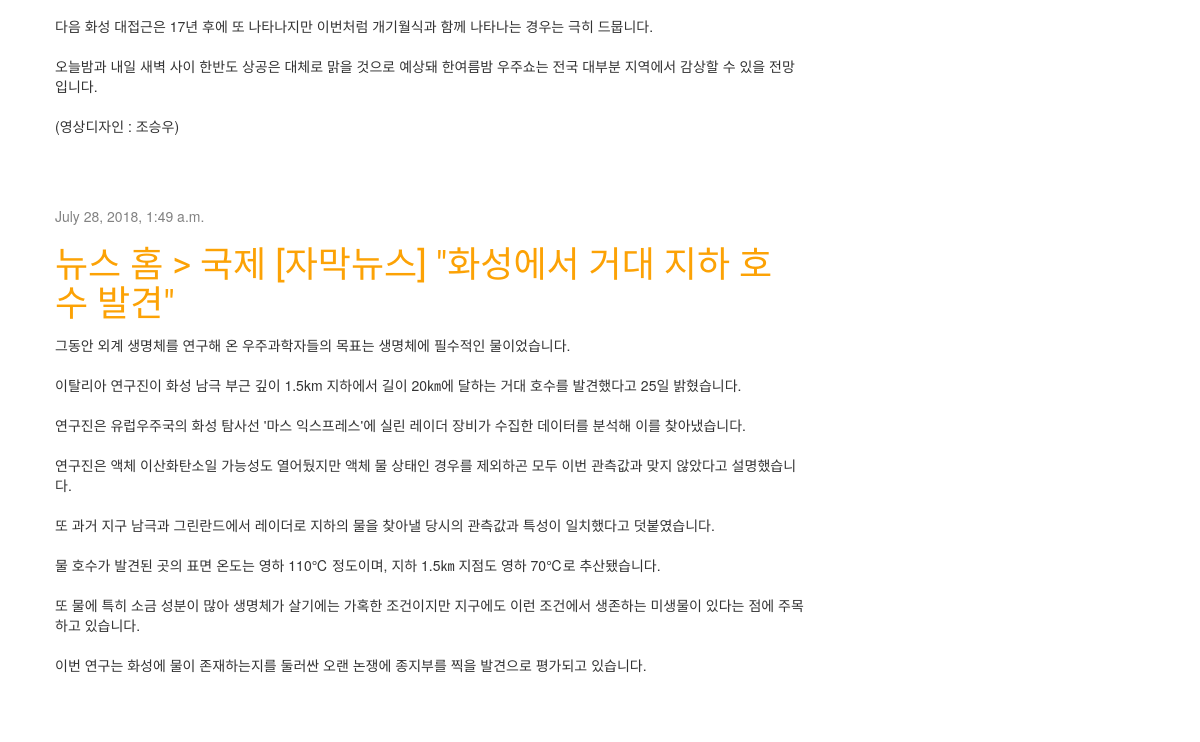
The app's page / (lower part), older data.
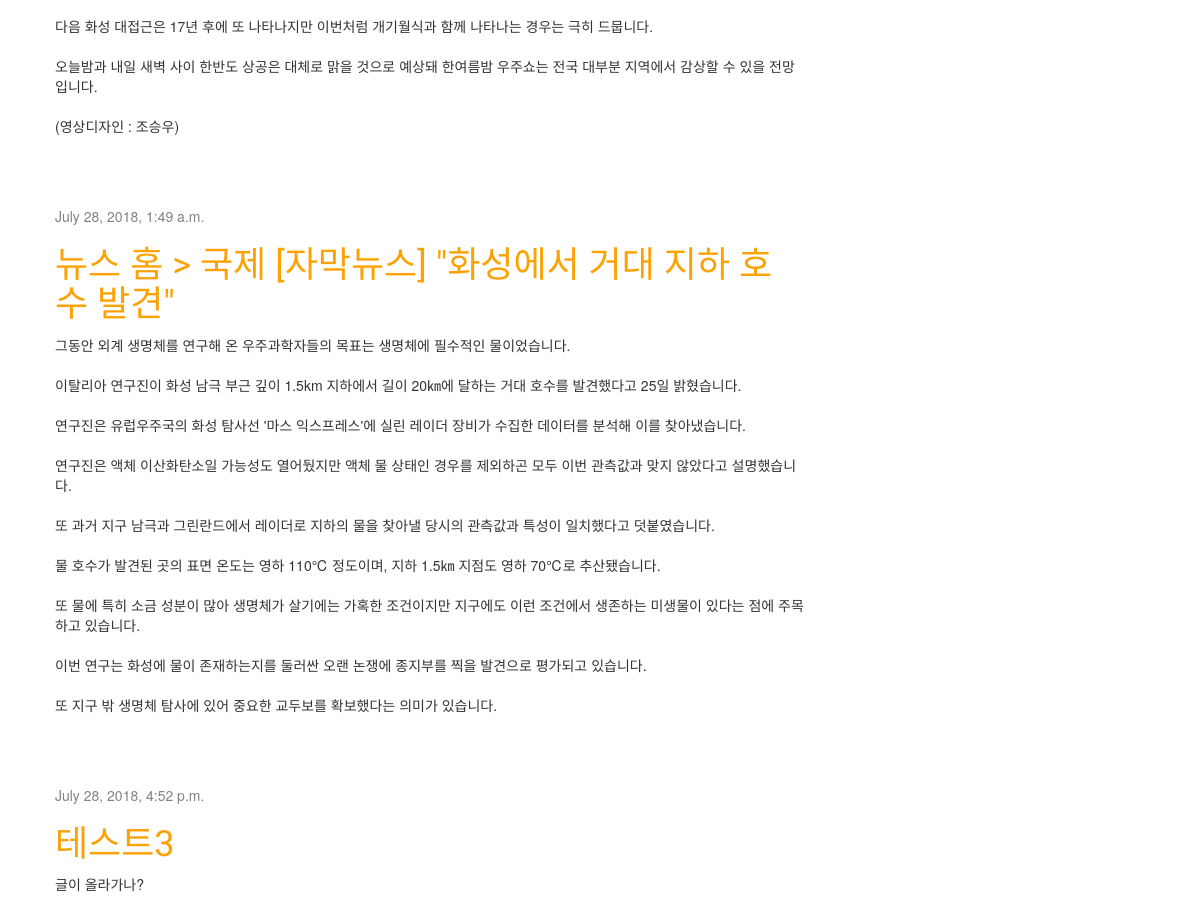
The same page, newer data.
### blog/models.py (models this page shows, shortened)
class Post(models.Model):
    author = models.ForeignKey('auth.User', on_delete=models.CASCADE)
    title = models.CharField(max_length=200)
    text = models.TextField()
    created_date = models.DateTimeField(default=timezone.now)
    published_date = models.DateTimeField(blank=True, null=True)

### blog/views.py (the view)
# urls.py: path('', views.post_list, name = 'post_list'),
def post_list(request):
    posts = Post.objects.filter(published_date__lte=timezone.now()).order_by('published_date')
    return render(request, 'blog/post_list.html', {
        'posts': posts,
    })

### blog/templates/blog/post_list.html
{% extends 'blog/base.html' %}
{% block content %}
    {% for post in posts %}
        <div class="post">
            <div class="date">
                {{ post.published_date }}
            </div>
	    <h1><a href="{% url "post_detail" pk=post.pk %}">{{ post.title }}</a></h1>
            <p>{{ post.text|linebreaksbr }}</p>
        </div>
    {% endfor %}
{% endblock %}

Row changes from the older to the newer data that the page shows:
computed for Post "뉴스 홈 > 국제 [자막뉴스] \"화성에서 거대 지하 호수 발견\"": text "…찍을 발견으로 평가되고 있습니다." → "…찍을 발견으로 평가되고 있습니다. 또 지구 밖 생명체 탐사에 있어 중요한 교두보를 확보했다는 의미가 있습니다."
added Post: published_date "July 28, 2018, 4:52 p.m.", title "테스트3", text "글이 올라가나?"
